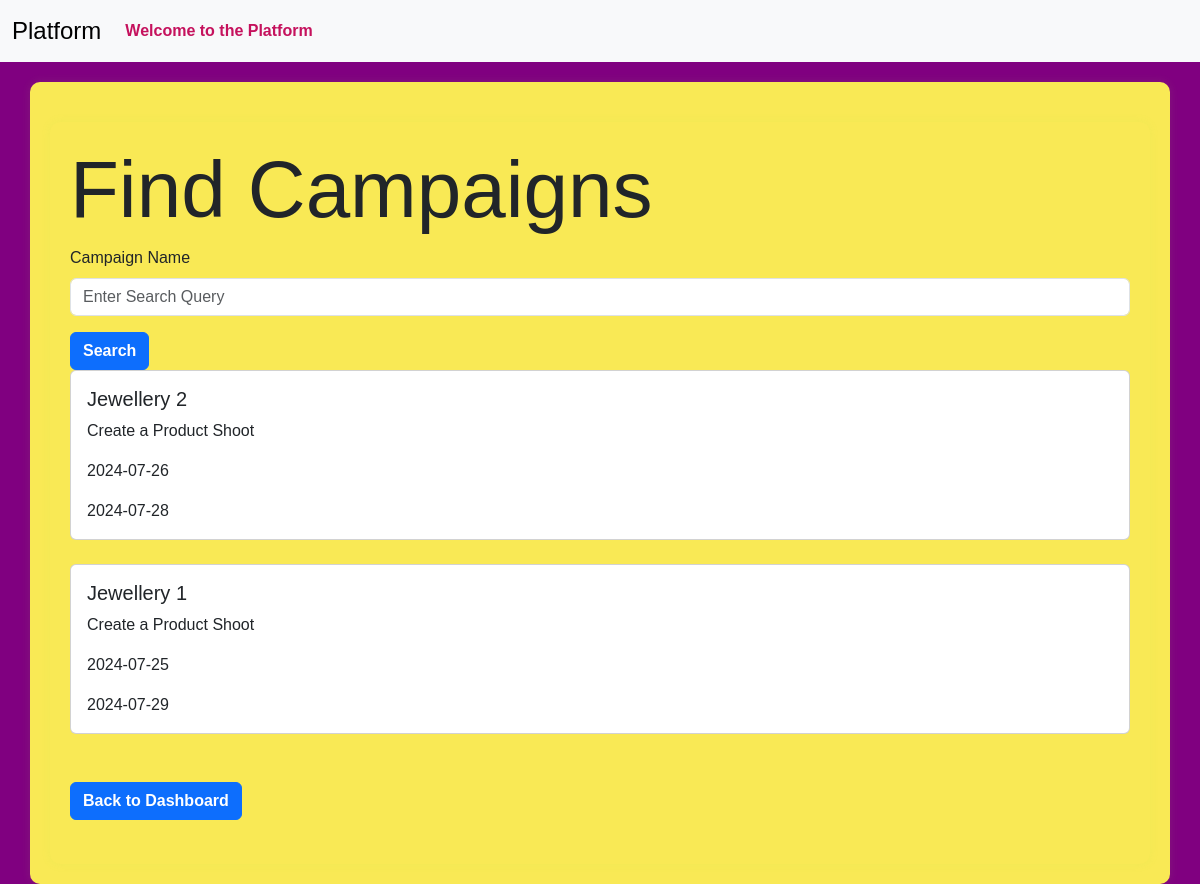
Page /influencer/find-campaigns (signed in) on the earlier database version.
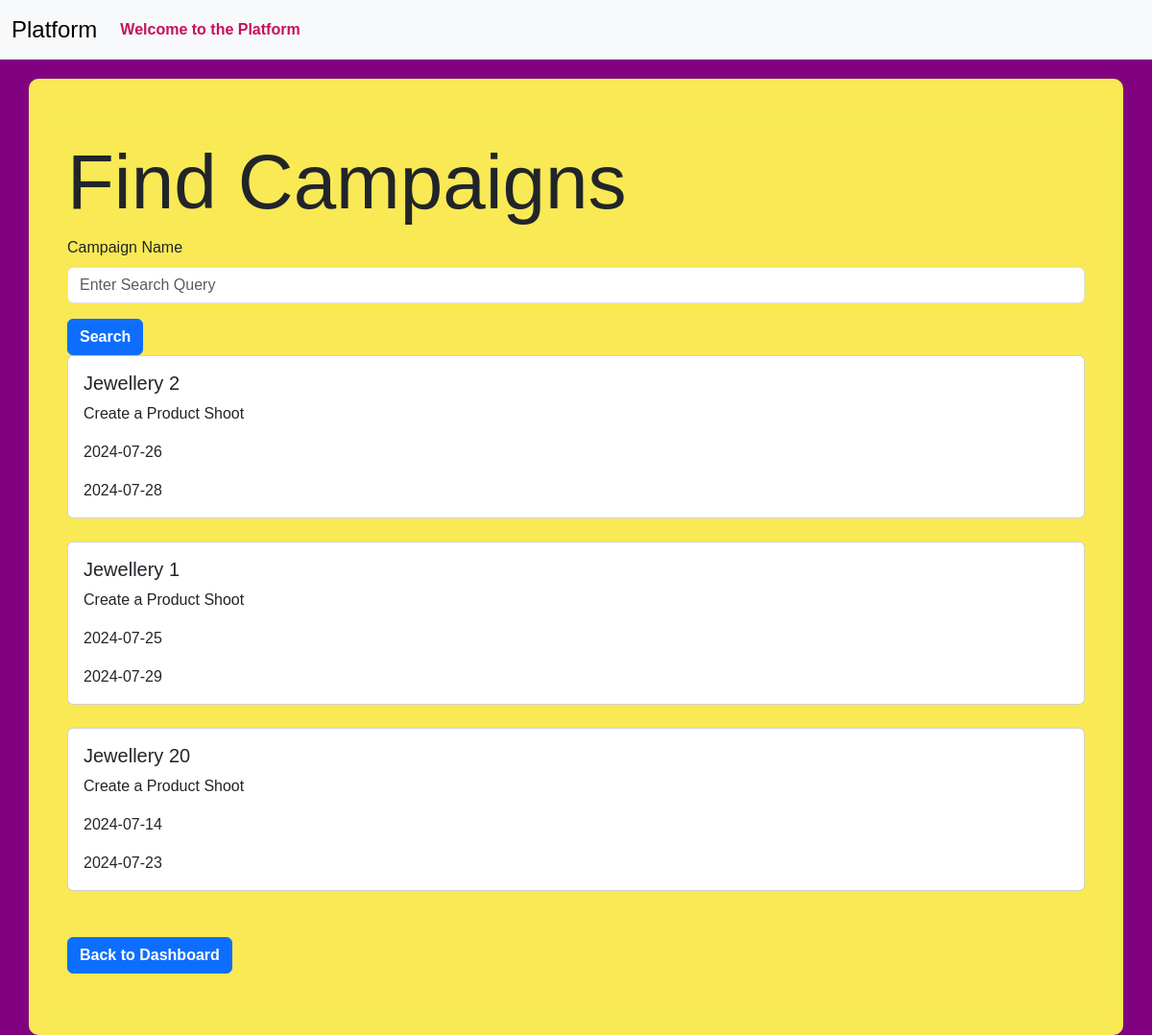
Same page on the later database version.
### models.py (models this page shows)
class Campaign(db.Model):
    __tablename__ = 'campaign'
    id = Column(Integer, primary_key=True)
    name = Column(String(256), unique=False)
    description = Column(Text, nullable=True)
    start_date = Column(Date, nullable=False,default=date.today())
    end_date = Column(Date, nullable=False,default=lambda:date.today()+timedelta(days=30))
    budget = Column(Float, nullable=False,default=0.0)
    visibility = Column(Enum('public', 'private', name='visibility_enum'), nullable=False, default='public')
    sponsor_id = Column(Integer, ForeignKey('sponsor.id'), nullable=False)
    flagged = Column(Boolean, default=False)
    status = Column(String(20), nullable=False,default='In Progress')
    niche = db.Column(db.Enum(NicheEnum), nullable=True)
    completion_status = Column(Boolean, default=False)
    sponsor = relationship('Sponsor', backref='campaigns', overlaps="sponsor_campaigns,sponsor_relation")

### routes.py (the view)
@app.route('/influencer/find-campaigns', methods=['GET','POST'])
@auth_required
def find_campaigns():
    if current_user.flagged:
        flash('You have been flagged by the Admin. You can not find any campaigns.','danger')
        return redirect(url_for('influencer_dashboard'))
    influencer_id=session.get('user_id')
    influencer=Influencer.query.get(influencer_id)
    niche=Influencer.niche
    if request.method=='POST':
        search_query=request.form.get('searchQuery','').strip()
        campaigns = Campaign.query.filter(
        (Campaign.visibility == 'public') |
        ((Campaign.visibility == 'private') & (Campaign.niche == niche)) &
        (Campaign.status != 'Completed') & (Campaign.name.ilike(f'%{search_query}%'))).all()
    else:
        campaigns = Campaign.query.filter(
        (Campaign.visibility == 'public') |
        ((Campaign.visibility == 'private') & (Campaign.niche == niche)) &
        (Campaign.status != 'Completed')
    ).all()
    return render_template('find_campaigns.html',campaigns=campaigns)

### app.py (called while the page is built)
@login_manager.user_loader
def load_user(user_id):
    return User.query.get(int(user_id))

### routes.py (called while the page is built)
def auth_required(func):
    @wraps(func)
    def inner(*args,**kwargs):
        if 'user_id' in session:
            return func(*args,**kwargs)
        else:
           flash('Kindly login first.')
           return redirect(url_for('login'))
    return inner

### templates/find_campaigns.html (shortened to what this page needs)
{% extends 'layout.html' %}
{% block content %}
<div class="container">
    <h1 class="display-1">Find Campaigns</h1>
    <form action="{{url_for('find_campaigns')}}" method="post">
        <div class="mb-3">
            <label for="searchQuery" class="form-label">Campaign Name</label>
            <input type="text" class="form-control" id="searchQuery" name="searchQuery" placeholder="Enter Search Query">
        </div>
        <button type="submit" class="btn btn-primary">Search</button>
    </form>
    <div class="row row-cols-1 row cols md-2 g-4">
        {% for campaign in campaigns %}
        <div class="col">
            <div class="card">
                <div class="card-body">
                    <h5 class="card-title">{{campaign.name}}</h5>
                    <p class="card-text">{{campaign.description}}</p>
                    <p class="card-text">{{campaign.start_date}}</p>
                    <p class="card-text">{{campaign.end_date}}</p>
                </div>
            </div>
        </div>
        {% endfor %}
    </div><br><br>
    <a href="{{url_for('influencer_dashboard')}}" class="btn btn-primary">Back to Dashboard</a><br><br>
</div>
{% endblock %}

### templates/layout.html (shortened to what this page needs)
<!DOCTYPE html>
<html lang="en">
<head>
  <link href="https://cdn.jsdelivr.net/npm/bootstrap@5.3.3/dist/css/bootstrap.min.css" rel="stylesheet">
  {% block style %}
         <link href="{{url_for('static',filename='profile_pictures/style.css')}}" rel="stylesheet">
  {% endblock %}
</head>
<body>
<nav class="navbar navbar-expand-lg bg-body-tertiary">
        <div class="container-fluid">
          <a class="navbar-brand" href="#">Platform</a>
          <div class="collapse navbar-collapse" id="navbarSupportedContent">
            <ul class="navbar-nav me-auto mb-2 mb-lg-0">
              {% if 'user_id' in session %}
                <li class="nav-item">
                  <a class="nav-link" href="#">Welcome to the Platform</a>
                </li>
              {% endif %}
            </ul>
          </div>
        </div>
</nav>
<div class="container">
    {% block content %}
    {% endblock %}
</div>
</body>
</html>

### static/profile_pictures/style.css (style rules this page uses)
body { font-family: 'Arial', sans-serif; background-color:#800080; }
.navbar { margin-bottom: 20px; }
.navbar-brand { font-size: 1.5rem; }
.nav-link { color: #c5125d; font-weight: bold; }
.container { margin-top: 20px; background-color: #f9e955; padding: 20px; border-radius: 10px; box-shadow: 0px 0px 10px rgba(154, 241, 83, 0.1); }
.btn { font-weight: bold; }

Differences in the rows shown:
added Campaign: name "Jewellery 20", description "Create a Product Shoot", start_date "2024-07-14", end_date "2024-07-23"
